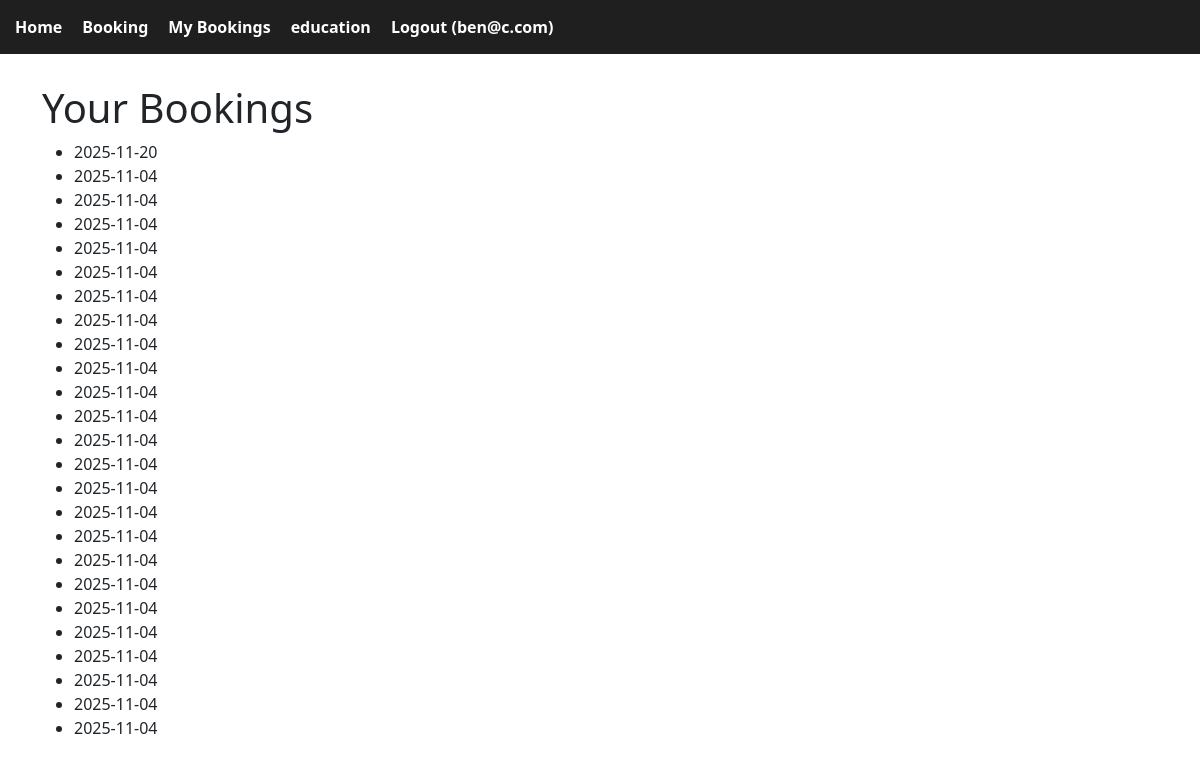
/my-bookings (signed in), run on the app's committed database.
### tables this page shows
CREATE TABLE bookings(
        booking_id INTEGER PRIMARY KEY AUTOINCREMENT,
        user_id INTEGER NOT NULL,
        ticket_id INTEGER NOT NULL,
        people INTEGER NOT NULL,
        date TEXT NOT NULL,
        FOREIGN KEY (user_id) REFERENCES users(id),
        FOREIGN KEY (ticket_id) REFERENCES ticket_types(ticket_id)
    );

### app.py (the view)
@app.route("/my-bookings")
def my_bookings():
    if "user_id" not in session:
        return redirect("/login")
    db = get_db()
    c = db.cursor()
    c.execute("SELECT date FROM bookings WHERE user_id=?", (session["user_id"],))
    rows = c.fetchall()
    return render_template("bookings.html", bookings=rows)

### app.py (called while the page is built)
def get_db():
    return sqlite3.connect("booking.db", check_same_thread=False)

### templates/bookings.html
{% extends "base.html" %}
{% block content %}
<h1>Your Bookings</h1>
{% if bookings %}
    <ul>
    {% for b in bookings %}
        <li>{{ b[0] }}</li>
    {% endfor %}
    </ul>
{% else %}
    <p>No bookings yet.</p>
{% endif %}
{% endblock %}

### static/styles.css (style rules this page uses)
body { font-family: Arial, sans-serif; margin: 0; }
body { font-family: Calibri, sans-serif; }

### data on the page
bookings: date "2025-11-20"
bookings: date "2025-11-04"
bookings: date "2025-11-04"
bookings: date "2025-11-04"
bookings: date "2025-11-04"
bookings: date "2025-11-04"
bookings: date "2025-11-04"
bookings: date "2025-11-04"
bookings: date "2025-11-04"
bookings: date "2025-11-04"
bookings: date "2025-11-04"
bookings: date "2025-11-04"
bookings: date "2025-11-04"
bookings: date "2025-11-04"
bookings: date "2025-11-04"
bookings: date "2025-11-04"
bookings: date "2025-11-04"
bookings: date "2025-11-04"
bookings: date "2025-11-04"
bookings: date "2025-11-04"
bookings: date "2025-11-04"
bookings: date "2025-11-04"
bookings: date "2025-11-04"
bookings: date "2025-11-04"
bookings: date "2025-11-04"

### other printed values
{{ session['username'] }} "ben@c.com"
